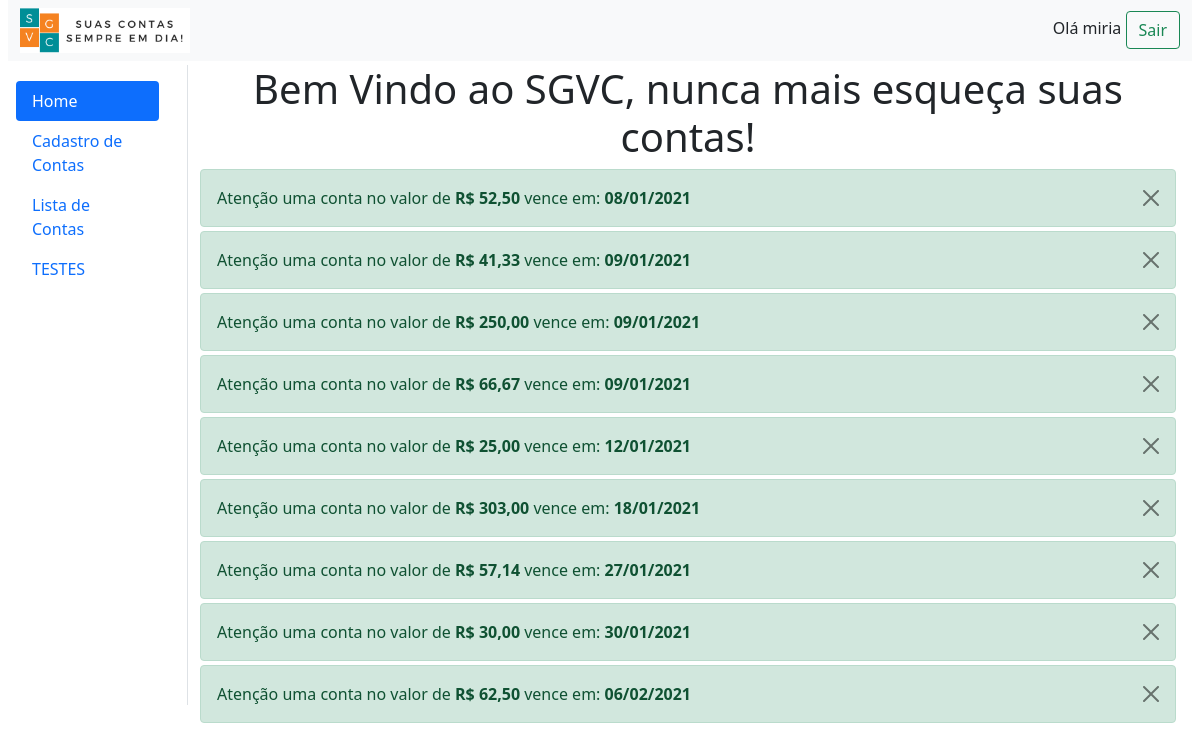
/pages/home.php (signed in), run on the app's committed database.
### tables this page shows
CREATE TABLE IF NOT EXISTS `prestacoes` (
  `idCompra` int(11) DEFAULT NULL,
  `cpfCliente` varchar(20) DEFAULT NULL,
  `valorParcela` double DEFAULT NULL,
  `vencimento` date DEFAULT NULL,
  `idParcela` int(11) DEFAULT NULL,
  `qtdParcela` int(11) DEFAULT NULL,
  `statusPag` bit(1) DEFAULT b'0'
);

### pages/home.php (the view, shortened to what this page needs)
<?php
include("../php/conexao.php");
?>
<!DOCTYPE html>
<html lang="pt-br">
<head>
    <link href="https://cdn.jsdelivr.net/npm/bootstrap@5.0.0-beta1/dist/css/bootstrap.min.css" rel="stylesheet">
</head>
<body>
    <?php include("../componentes/nav-bar-sup.php");?>
    <div>
    <div class="col-12 row mt-1">
      <?php $_SESSION['pg'] = "home"; include("../componentes/nav-lateral.php") ?>
        <div class="col-10" style="background-color: rgb(255, 255, 255); height: 80vh;">
            <h1 style="text-align: center;">Bem Vindo ao SGVC, nunca mais esqueça suas contas!</h1>
            <?php
            $data = new DateTime('+1 month');
            $data_final = $data->format('Y-m-d');
            $data2 = new DateTime();
            $data_inicial = $data2->format('Y-m-d');
            $sql = "SELECT *,date_format(`vencimento`,'%d/%m/%Y') as `vencimento_formatada` FROM prestacoes WHERE vencimento BETWEEN ('$data_inicial') AND ('$data_final') AND statusPag='0' order by vencimento asc";
            $result = mysqli_query($conexao, $sql);
            while($row = mysqli_fetch_assoc($result)){
              ?>
              <div class="alert alert-success alert-dismissible fade show mt-1 mb-0" role="alert">
                Atenção uma conta no valor de <strong>R$ <?php echo number_format($row['valorParcela'], 2, ',', '.');?></strong> vence em: <strong><?php echo $row['vencimento_formatada'];?></strong>
                <button type="button" class="btn-close" data-bs-dismiss="alert" aria-label="Close"></button>
              </div>
              <?php
            }
            ?>
        </div>
    </div>
    </div>
</body>
</html>

### data on the page
prestacoes: valorParcela "52,50", vencimento_formatada "08/01/2021"
prestacoes: valorParcela "41,33", vencimento_formatada "09/01/2021"
prestacoes: valorParcela "250,00", vencimento_formatada "09/01/2021"
prestacoes: valorParcela "66,67", vencimento_formatada "09/01/2021"
prestacoes: valorParcela "25,00", vencimento_formatada "12/01/2021"
prestacoes: valorParcela "303,00", vencimento_formatada "18/01/2021"
prestacoes: valorParcela "57,14", vencimento_formatada "27/01/2021"
prestacoes: valorParcela "30,00", vencimento_formatada "30/01/2021"
prestacoes: valorParcela "62,50", vencimento_formatada "06/02/2021"

### other printed values
$_SESSION['usuario_logado'] "miria"
